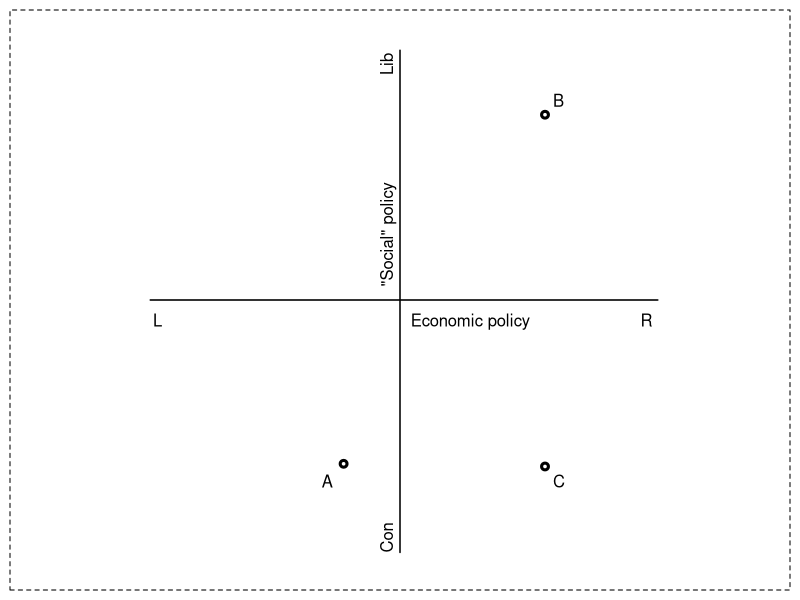

Reproduce this figure in R.
# Figure_1.R
# Figure 1: Government formation with two issue dimensions.
# A conceptual illustration (no data): hypothetical ideal points of three
# parties A, B and C on economic (L-R) and "social" (Con-Lib) policy.
# Output: output/Figure_1.pdf

dir.create("output", showWarnings = FALSE)

pdf(file.path("output", "Figure_1.pdf"), width = 6, height = 6)
par(mar = rep(0.5, 4), family = "sans")
plot(NA, xlim = c(-1, 1), ylim = c(-1, 1), axes = FALSE, xlab = "", ylab = "", asp = 1)
box(lty = "dashed")
segments(-0.93, 0, 0.96, 0, lwd = 1.5)          # economic policy
segments(0, -0.94, 0, 0.93, lwd = 1.5)          # social policy
text(-0.92, -0.05, "L", adj = c(0, 1))
text(0.94, -0.05, "R", adj = c(1, 1))
text(0.04, -0.05, "Economic policy", adj = c(0, 1))
text(-0.05, 0.92, "Lib", srt = 90, adj = c(1, 0.5))
text(-0.05, -0.94, "Con", srt = 90, adj = c(0, 0.5))
text(-0.05, 0.05, "\"Social\" policy", srt = 90, adj = c(0, 0.5))
points(c(-0.21, 0.54, 0.54), c(-0.61, 0.69, -0.62), pch = 1, lwd = 3, cex = 0.9)
text(-0.25, -0.65, "A", adj = c(1, 1))
text(0.57, 0.72, "B", adj = c(0, 0))
text(0.57, -0.65, "C", adj = c(0, 1))
dev.off()
